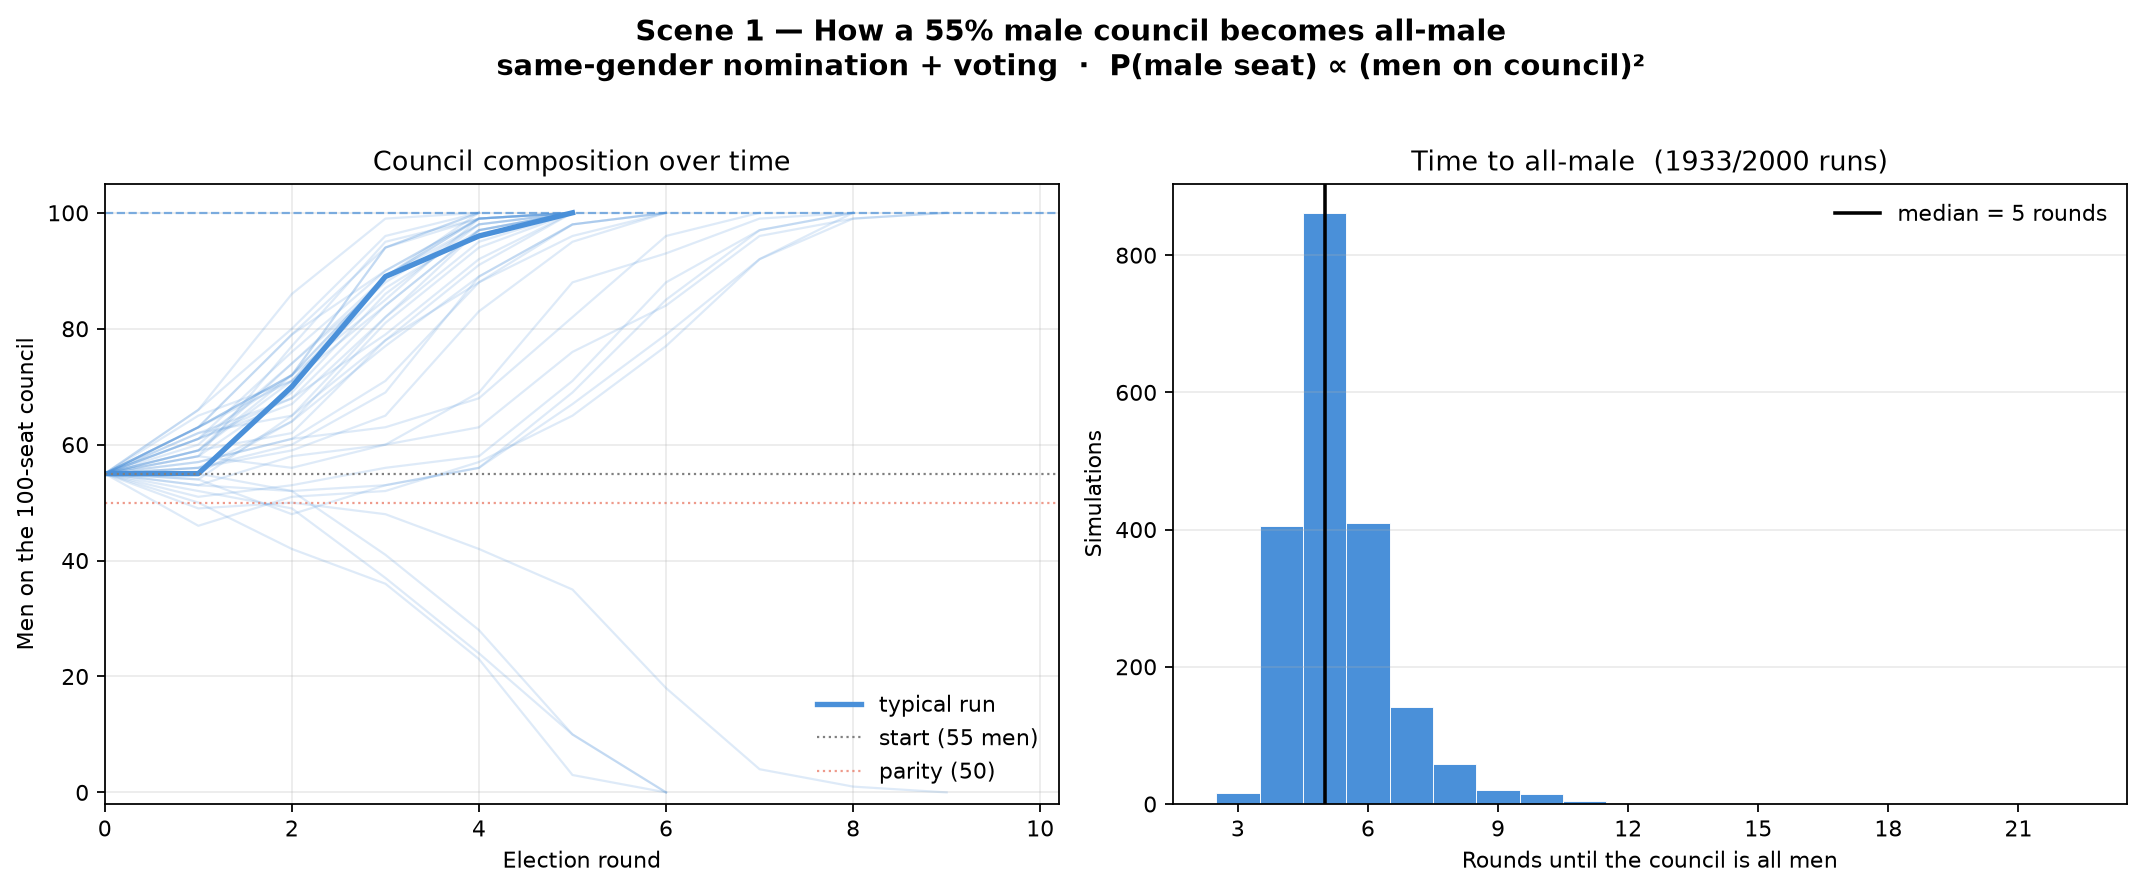

Here is the Python script that generated this plot:
# -*- coding: utf-8 -*-
"""
Scene 1 — A sexist city council
================================
City of 1000: 500 men, 500 women.
Council of 100, starting 55% male (55 men, 45 women).

Each year the whole council is replaced:
  1. Every sitting member nominates 4 candidates of their own gender.
  2. The sitting council then elects 100 new members from that nominee pool.

Two problems:
  1. Extreme sexism — men only nominate and vote for men; women only for women.
  2. The sitting council already has a male majority (55%).

A candidate's chance of being voted in is proportional to how many sitting
members share their gender. Combined with same-gender nominations (more
majority-gender tickets), each new seat is male with probability:

    P(male) = n_men² / (n_men² + n_women²)

Run:
  python scene1_council.py
"""

from pathlib import Path

import numpy as np
import matplotlib.pyplot as plt
from matplotlib.ticker import MaxNLocator

# ─── Setup ────────────────────────────────────────────────────────────────────
CITY_MEN, CITY_WOMEN = 500, 500
COUNCIL_SIZE         = 100
INIT_MEN             = 55          # 55% male at the start
NOMINEES_PER_MEMBER  = 4
N_PATHS              = 40          # faint trajectories on the plot
N_STATS              = 2000        # runs for time-to-all-men stats
MAX_ROUNDS           = 500
SEED                 = 42

OUT_DIR = Path(__file__).resolve().parent
C_MALE, C_FEMALE, C_BG = "#4A90D9", "#E8705A", "#0D0D0D"


def p_male(n_men: int) -> float:
    """P(next seat is male): nominations × same-gender voting."""
    n_women = COUNCIL_SIZE - n_men
    if n_men == 0:
        return 0.0
    if n_women == 0:
        return 1.0
    # n_men * NOMINEES_PER_MEMBER male tickets, each weighted by n_men voters
    # (the 4 cancels)
    return n_men ** 2 / (n_men ** 2 + n_women ** 2)


def one_election(n_men: int, rng: np.random.Generator) -> int:
    """Replace the whole council. Returns the new male count."""
    n_male_tickets   = n_men * NOMINEES_PER_MEMBER
    n_female_tickets = (COUNCIL_SIZE - n_men) * NOMINEES_PER_MEMBER
    # City is large enough that we never run out of same-gender nominees.
    assert n_male_tickets <= CITY_MEN or n_men == 0
    assert n_female_tickets <= CITY_WOMEN or n_men == COUNCIL_SIZE
    return int(rng.binomial(COUNCIL_SIZE, p_male(n_men)))


def simulate_until_all_men(rng: np.random.Generator, max_rounds: int = MAX_ROUNDS):
    """Return (men_each_round including t=0, rounds_to_all_men or None)."""
    men = [INIT_MEN]
    n = INIT_MEN
    for t in range(1, max_rounds + 1):
        n = one_election(n, rng)
        men.append(n)
        if n == COUNCIL_SIZE:
            return men, t
        if n == 0:
            return men, None  # absorbed at all women
    return men, None


def main():
    rng = np.random.default_rng(SEED)

    paths, times, n_all_women, n_timeout = [], [], 0, 0
    for _ in range(N_STATS):
        path, t = simulate_until_all_men(rng)
        paths.append(path)
        if t is None:
            if path[-1] == 0:
                n_all_women += 1
            else:
                n_timeout += 1
        else:
            times.append(t)

    times = np.array(times, dtype=int)
    n_all_men = len(times)

    # A representative path: median time-to-all-men among successful runs
    median_t = int(np.median(times))
    highlight = min(
        (p for p in paths if p[-1] == COUNCIL_SIZE),
        key=lambda p: abs((len(p) - 1) - median_t),
    )

    print("Scene 1 — sexist city council")
    print(f"  City {CITY_MEN} men / {CITY_WOMEN} women, council of {COUNCIL_SIZE}")
    print(f"  Start: {INIT_MEN} men, {COUNCIL_SIZE - INIT_MEN} women")
    print(f"  Each member nominates {NOMINEES_PER_MEMBER} same-gender candidates")
    print(f"  P(seat is male) = n_men² / (n_men² + n_women²)")
    print(f"    round 0: P(male) = {p_male(INIT_MEN):.3f}")
    print()
    print(f"  {N_STATS} simulations (max {MAX_ROUNDS} rounds):")
    print(f"    reached all men:   {n_all_men:5d}  ({100 * n_all_men / N_STATS:.1f}%)")
    print(f"    reached all women: {n_all_women:5d}  ({100 * n_all_women / N_STATS:.1f}%)")
    print(f"    still mixed:       {n_timeout:5d}")
    if n_all_men:
        print(f"    time to all men:   median {np.median(times):.0f}  "
              f"mean {times.mean():.1f}  "
              f"p5 {np.percentile(times, 5):.0f}  "
              f"p95 {np.percentile(times, 95):.0f}  "
              f"max {times.max()}")

    # ─── Figure ───────────────────────────────────────────────────────────────
    fig, axes = plt.subplots(1, 2, figsize=(13.5, 5.4), facecolor="white")
    fig.suptitle(
        "Scene 1 — How a 55% male council becomes all-male\n"
        "same-gender nomination + voting  ·  P(male seat) ∝ (men on council)²",
        fontsize=13, fontweight="bold", y=1.02,
    )

    ax = axes[0]
    plot_paths = paths[:N_PATHS]
    for p in plot_paths:
        ax.plot(range(len(p)), p, color=C_MALE, lw=1.0, alpha=0.18)
    ax.plot(range(len(highlight)), highlight, color=C_MALE, lw=2.4, label="typical run")
    ax.axhline(COUNCIL_SIZE, color=C_MALE, ls="--", lw=1, alpha=0.7)
    ax.axhline(INIT_MEN, color="0.5", ls=":", lw=1, label=f"start ({INIT_MEN} men)")
    ax.axhline(COUNCIL_SIZE / 2, color=C_FEMALE, ls=":", lw=1, alpha=0.7, label="parity (50)")
    ax.set_xlabel("Election round")
    ax.set_ylabel("Men on the 100-seat council")
    ax.set_title("Council composition over time")
    ax.set_ylim(-2, 105)
    ax.set_xlim(0, max(len(p) for p in plot_paths) * 1.02)
    ax.xaxis.set_major_locator(MaxNLocator(integer=True))
    ax.legend(frameon=False, loc="lower right")
    ax.grid(alpha=0.25)

    ax = axes[1]
    bins = np.arange(times.min() - 0.5, times.max() + 1.5, 1) if n_all_men else 20
    ax.hist(times, bins=bins, color=C_MALE, edgecolor="white", linewidth=0.4)
    ax.axvline(np.median(times), color="black", lw=1.6, label=f"median = {median_t} rounds")
    ax.set_xlabel("Rounds until the council is all men")
    ax.set_ylabel("Simulations")
    ax.set_title(f"Time to all-male  ({n_all_men}/{N_STATS} runs)")
    ax.legend(frameon=False)
    ax.grid(alpha=0.25, axis="y")
    ax.xaxis.set_major_locator(MaxNLocator(integer=True))

    fig.tight_layout()
    out = OUT_DIR / "scene1_council.png"
    fig.savefig(out, dpi=160, bbox_inches="tight")
    plt.close()
    print(f"\nPlot saved → {out}")


if __name__ == "__main__":
    main()
